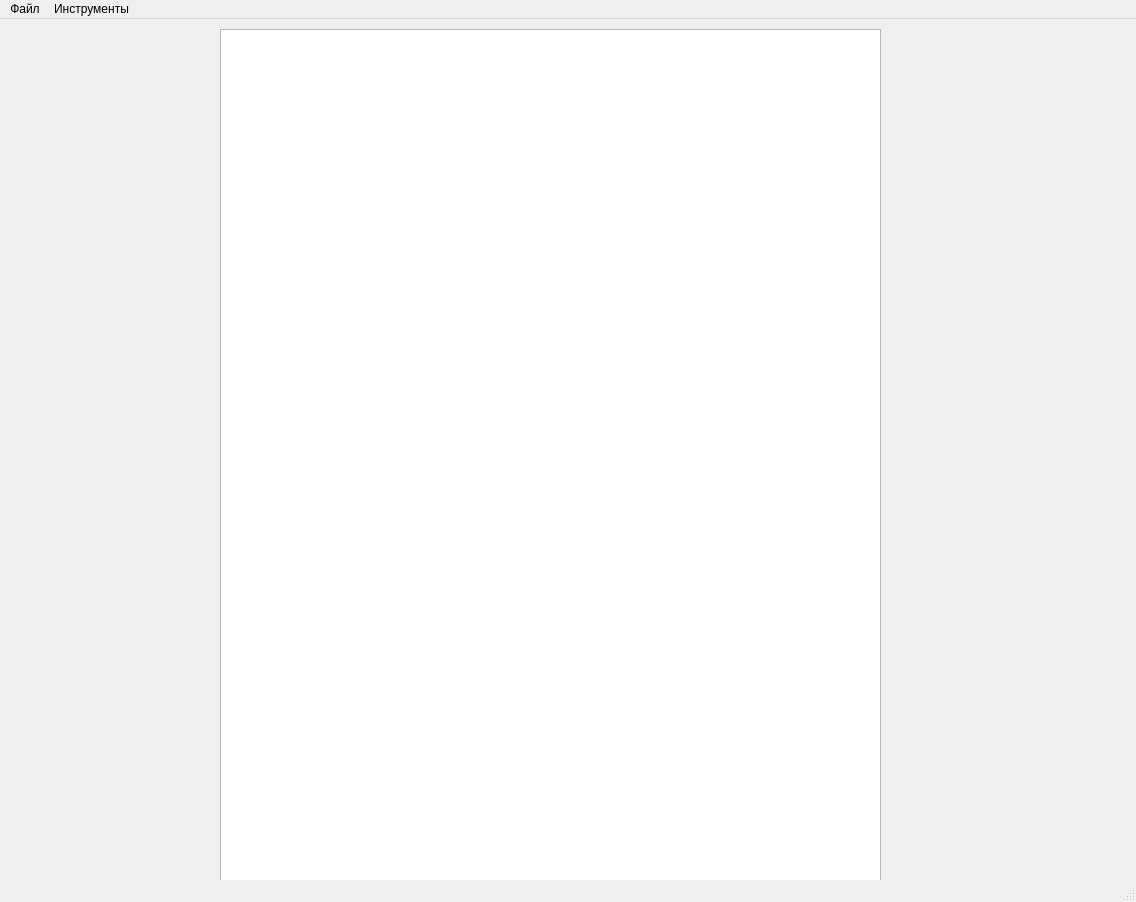
<?xml version="1.0" encoding="UTF-8"?>
<ui version="4.0">
 <class>MainWindow</class>
 <widget class="QMainWindow" name="MainWindow">
  <property name="geometry">
   <rect>
    <x>0</x>
    <y>0</y>
    <width>1136</width>
    <height>902</height>
   </rect>
  </property>
  <property name="windowTitle">
   <string>MainWindow</string>
  </property>
  <widget class="QWidget" name="centralwidget">
   <widget class="QPlainTextEdit" name="plainTextEdit">
    <property name="geometry">
     <rect>
      <x>220</x>
      <y>10</y>
      <width>661</width>
      <height>911</height>
     </rect>
    </property>
   </widget>
  </widget>
  <widget class="QMenuBar" name="menubar">
   <property name="geometry">
    <rect>
     <x>0</x>
     <y>0</y>
     <width>1136</width>
     <height>21</height>
    </rect>
   </property>
   <widget class="QMenu" name="menu">
    <property name="title">
     <string>Файл</string>
    </property>
    <addaction name="action"/>
    <addaction name="action_2"/>
    <addaction name="action_3"/>
    <addaction name="action_8"/>
   </widget>
   <widget class="QMenu" name="menu_2">
    <property name="title">
     <string>Инструменты</string>
    </property>
    <addaction name="action_4"/>
    <addaction name="action_5"/>
    <addaction name="action_6"/>
   </widget>
   <addaction name="menu"/>
   <addaction name="menu_2"/>
  </widget>
  <widget class="QStatusBar" name="statusbar"/>
  <action name="action">
   <property name="text">
    <string>Создать</string>
   </property>
  </action>
  <action name="action_2">
   <property name="text">
    <string>Сохранить</string>
   </property>
  </action>
  <action name="action_3">
   <property name="text">
    <string>Главное меню</string>
   </property>
  </action>
  <action name="action_4">
   <property name="text">
    <string>Шрифт</string>
   </property>
  </action>
  <action name="action_5">
   <property name="text">
    <string>Цвет шрифта</string>
   </property>
  </action>
  <action name="action_6">
   <property name="text">
    <string>Фон</string>
   </property>
  </action>
  <action name="action_7">
   <property name="text">
    <string>Добавить фон</string>
   </property>
  </action>
  <action name="action_8">
   <property name="text">
    <string>Выход</string>
   </property>
  </action>
 </widget>
 <resources/>
 <connections/>
</ui>
